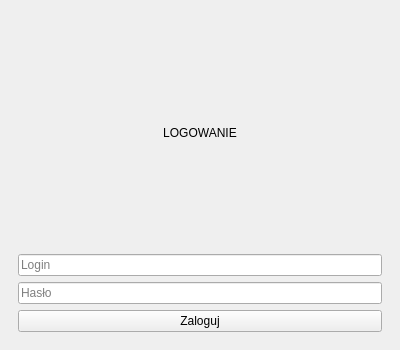
<?xml version="1.0" encoding="UTF-8"?>
<ui version="4.0">
 <class>Login</class>
 <widget class="QMainWindow" name="Login">
  <property name="geometry">
   <rect>
    <x>0</x>
    <y>0</y>
    <width>400</width>
    <height>350</height>
   </rect>
  </property>
  <property name="windowTitle">
   <string>System Bankowy z Wieloma Kontami</string>
  </property>
  <widget class="QWidget" name="centralwidget">
   <layout class="QVBoxLayout" name="verticalLayout">
    <item>
     <widget class="QStackedWidget" name="stackedWidget">
      <property name="currentIndex">
       <number>1</number>
      </property>
      <widget class="QWidget" name="loginPage">
       <layout class="QVBoxLayout" name="vbox1">
        <item>
         <widget class="QLabel" name="label">
          <property name="text">
           <string>LOGOWANIE</string>
          </property>
          <property name="alignment">
           <set>Qt::AlignmentFlag::AlignCenter</set>
          </property>
         </widget>
        </item>
        <item>
         <widget class="QLineEdit" name="editUser">
          <property name="placeholderText">
           <string>Login</string>
          </property>
         </widget>
        </item>
        <item>
         <widget class="QLineEdit" name="editPass">
          <property name="echoMode">
           <enum>QLineEdit::EchoMode::Password</enum>
          </property>
          <property name="placeholderText">
           <string>Hasło</string>
          </property>
         </widget>
        </item>
        <item>
         <widget class="QPushButton" name="btnLogin">
          <property name="text">
           <string>Zaloguj</string>
          </property>
         </widget>
        </item>
       </layout>
      </widget>
     </widget>
    </item>
   </layout>
  </widget>
 </widget>
 <resources/>
 <connections/>
</ui>
